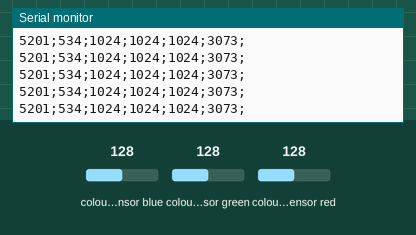
Simulated run of this sketch. Board: Arduino Uno, built with avr-gcc and run on an emulated ATmega328P. Parts: the last lines printed to the serial monitor. The inputs (shaded band) are chosen by the test bench; at power-on: colour sensor blue 128, colour sensor red 128, colour sensor green 128.

Above: at 1.2 s.
1.3 s: colour sensor blue set to 250
At 1.36 s:
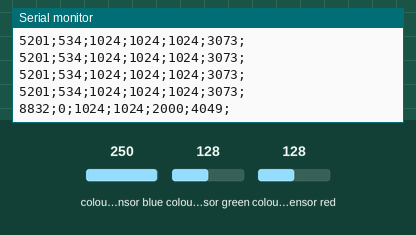
4.3 s: colour sensor red set to 5
At 4.3 s:
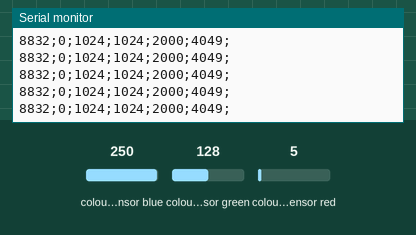
7.3 s: colour sensor green set to 5
At 7.34 s:
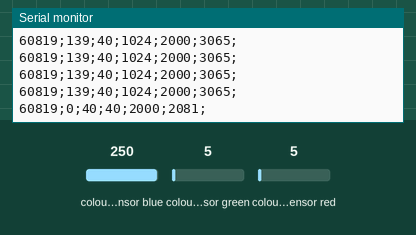
8.8 s: colour sensor blue set to 5
At 8.84 s:
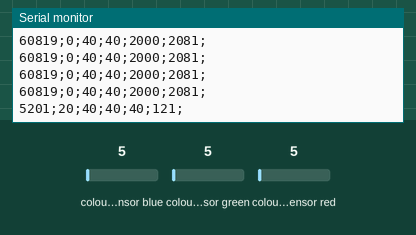
11.8 s: colour sensor green set to 64
At 11.81 s:
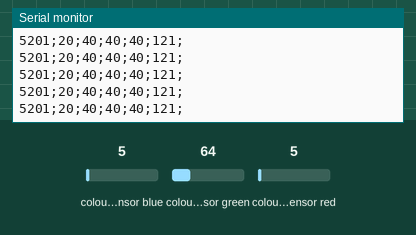
Timing chart, 0 to 14.8 s (numbered marks = the images above; inputs shaded):
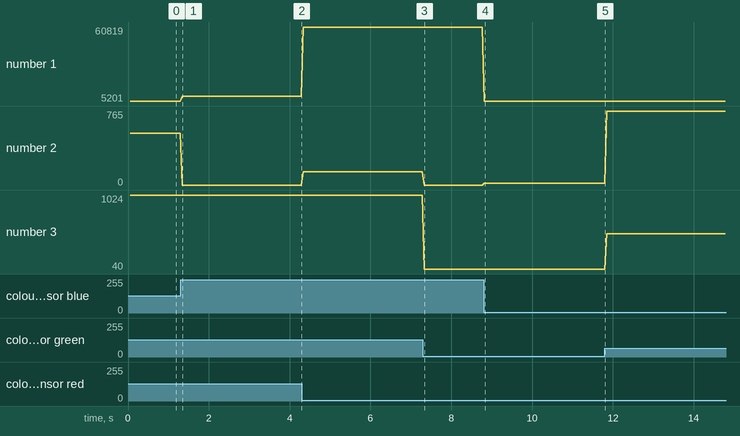

The sketch:

ColorSensor_ArduinoCode.ino
```cpp
#include <Wire.h>
#include "Adafruit_TCS34725.h"

/* Example code for the Adafruit TCS34725 breakout library */

/* Connect SCL    to analog 5
   Connect SDA    to analog 4
   Connect VDD    to 3.3V DC
   Connect GROUND to common ground */

/* Initialise with default values (int time = 2.4ms, gain = 1x) */
// Adafruit_TCS34725 tcs = Adafruit_TCS34725();

/* Initialise with specific int time and gain values */
Adafruit_TCS34725 tcs = Adafruit_TCS34725(TCS34725_INTEGRATIONTIME_50MS, TCS34725_GAIN_60X);

uint16_t r, g, b, c, colorTemp, lux;
float red, green, blue;

void setup(void) {

  Serial.begin(9600);

  if (tcs.begin()) {
    Serial.println("Found sensor");
  } else {
    Serial.println("No TCS34725 found ... check your connections");
    while (1);
  }

  // Now we're ready to get readings!
}

void loop(void) {

  tcs.getRawData(&r, &g, &b, &c);
  // colorTemp = tcs.calculateColorTemperature(r, g, b);
  colorTemp = tcs.calculateColorTemperature_dn40(r, g, b, c);
  lux = tcs.calculateLux(r, g, b);

  // colorTemp
  Serial.print(colorTemp); Serial.print(";");
  // lux
  Serial.print(lux); Serial.print(";");
  // r
  Serial.print(r); Serial.print(";");
  // g
  Serial.print(g); Serial.print(";");
  // b
  Serial.print(b); Serial.print(";");
  // c
  Serial.print(c); Serial.print(";");
  Serial.println();
}
```

Measured:
- after the input at 1.3 s, the serial monitor: prints a new line at once (image 1)
- after the input at 7.3 s, the serial monitor: prints a new line at once (image 3)
- after the input at 8.8 s, the serial monitor: prints a new line at once (image 4)
- plotted number 1: 5201 → 8832 after the input at 1.3 s, 8832 → 60819 after the input at 4.3 s, 60819 → 5201 after the input at 8.8 s
- plotted number 2: 534 → 0 after the input at 1.3 s, 0 → 139 after the input at 4.3 s, 139 → 0 after the input at 7.3 s, 0 → 20 after the input at 8.8 s, 20 → 765 after the input at 11.8 s
- plotted number 3: 40 → 512 after the input at 11.8 s
